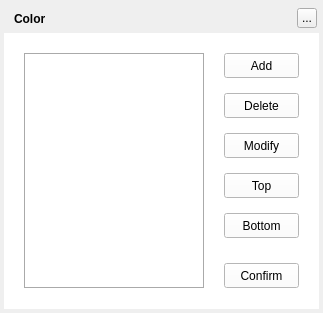
<?xml version="1.0" encoding="UTF-8"?>
<ui version="4.0">
 <class>ColorWidget</class>
 <widget class="QWidget" name="ColorWidget">
  <property name="geometry">
   <rect>
    <x>0</x>
    <y>0</y>
    <width>323</width>
    <height>313</height>
   </rect>
  </property>
  <property name="windowTitle">
   <string>Color</string>
  </property>
  <widget class="QLabel" name="background">
   <property name="geometry">
    <rect>
     <x>4</x>
     <y>4</y>
     <width>315</width>
     <height>305</height>
    </rect>
   </property>
   <property name="text">
    <string/>
   </property>
  </widget>
  <widget class="QLabel" name="topTitleName">
   <property name="geometry">
    <rect>
     <x>14</x>
     <y>6</y>
     <width>90</width>
     <height>25</height>
    </rect>
   </property>
   <property name="styleSheet">
    <string notr="true">color:&quot;#FFFFFF&quot;;font-weight:bold</string>
   </property>
   <property name="text">
    <string>Color</string>
   </property>
  </widget>
  <widget class="QToolButton" name="topTitleCloseButton">
   <property name="geometry">
    <rect>
     <x>297</x>
     <y>8</y>
     <width>20</width>
     <height>20</height>
    </rect>
   </property>
   <property name="text">
    <string>...</string>
   </property>
  </widget>
  <widget class="QWidget" name="backgroundMask" native="true">
   <property name="geometry">
    <rect>
     <x>4</x>
     <y>33</y>
     <width>315</width>
     <height>276</height>
    </rect>
   </property>
   <property name="styleSheet">
    <string notr="true">background:rgb(255,255,255)</string>
   </property>
   <widget class="QListWidget" name="listWidget">
    <property name="geometry">
     <rect>
      <x>20</x>
      <y>20</y>
      <width>180</width>
      <height>235</height>
     </rect>
    </property>
    <property name="styleSheet">
     <string notr="true">border:1px solid #AAAAAA;</string>
    </property>
   </widget>
   <widget class="QPushButton" name="addButton">
    <property name="geometry">
     <rect>
      <x>220</x>
      <y>20</y>
      <width>75</width>
      <height>25</height>
     </rect>
    </property>
    <property name="cursor">
     <cursorShape>PointingHandCursor</cursorShape>
    </property>
    <property name="text">
     <string>Add</string>
    </property>
   </widget>
   <widget class="QPushButton" name="deleteButton">
    <property name="geometry">
     <rect>
      <x>220</x>
      <y>60</y>
      <width>75</width>
      <height>25</height>
     </rect>
    </property>
    <property name="cursor">
     <cursorShape>PointingHandCursor</cursorShape>
    </property>
    <property name="text">
     <string>Delete</string>
    </property>
   </widget>
   <widget class="QPushButton" name="modifyButton">
    <property name="geometry">
     <rect>
      <x>220</x>
      <y>100</y>
      <width>75</width>
      <height>25</height>
     </rect>
    </property>
    <property name="cursor">
     <cursorShape>PointingHandCursor</cursorShape>
    </property>
    <property name="text">
     <string>Modify</string>
    </property>
   </widget>
   <widget class="QPushButton" name="upButton">
    <property name="geometry">
     <rect>
      <x>220</x>
      <y>140</y>
      <width>75</width>
      <height>25</height>
     </rect>
    </property>
    <property name="cursor">
     <cursorShape>PointingHandCursor</cursorShape>
    </property>
    <property name="text">
     <string>Top</string>
    </property>
   </widget>
   <widget class="QPushButton" name="downButton">
    <property name="geometry">
     <rect>
      <x>220</x>
      <y>180</y>
      <width>75</width>
      <height>25</height>
     </rect>
    </property>
    <property name="cursor">
     <cursorShape>PointingHandCursor</cursorShape>
    </property>
    <property name="text">
     <string>Bottom</string>
    </property>
   </widget>
   <widget class="QPushButton" name="confirmButton">
    <property name="geometry">
     <rect>
      <x>220</x>
      <y>230</y>
      <width>75</width>
      <height>25</height>
     </rect>
    </property>
    <property name="cursor">
     <cursorShape>PointingHandCursor</cursorShape>
    </property>
    <property name="text">
     <string>Confirm</string>
    </property>
   </widget>
  </widget>
  <zorder>background</zorder>
  <zorder>backgroundMask</zorder>
  <zorder>topTitleName</zorder>
  <zorder>topTitleCloseButton</zorder>
 </widget>
 <resources/>
 <connections/>
</ui>
